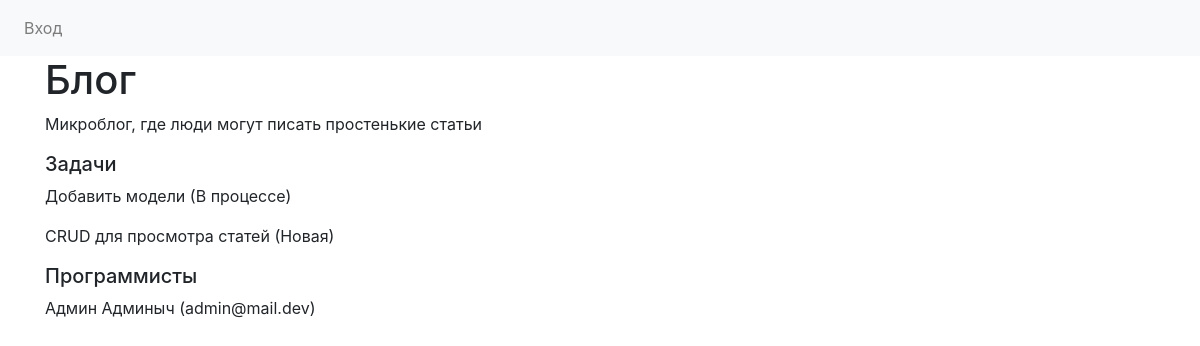
The page /projects/1 on the database as committed earlier.
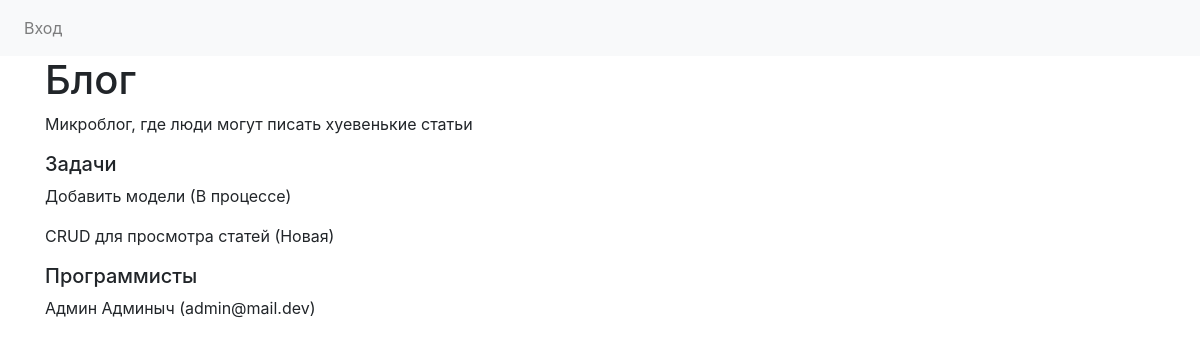
The same page on the database as committed later.
### webapp/models.py (models this page shows, shortened)
class Project(models.Model):
    project = models.CharField(max_length=200, verbose_name='Проект')
    description = models.TextField(max_length=2000, null=True, blank=True, verbose_name='Описание')

### webapp/views.py (the view)
# urls.py: path('projects/<int:pk>', ProjectDetailView.as_view(), name='project_detail'),
class ProjectDetailView(DetailView):
    model = Project
    template_name = 'project_detail.html'

### webapp/templates/project_detail.html (shortened to what this page needs)
{% extends 'base.html' %}
{% block content %}
    <h1>{{ project.project }}</h1>
    <p>{{ project.description }}</p>
    <h5>Задачи</h5>
    {% for issue in project.issues.all %}
        <p>{{ issue.title }} ({{ issue.get_status_display }})</p>
    {% endfor %}
    <h5>Программисты</h5>
    {% for programmer in project.programmers.all %}
        <p>{{ programmer.user.first_name }} {{ programmer.user.last_name }} ({{ programmer.user.email }})</p>
    {% endfor %}
{% endblock %}

Rows that differ between the two databases and show on the page:
changed Project "Блог": description "Микроблог, где люди могут писать простенькие статьи" → "Микроблог, где люди могут писать хуевенькие статьи"
